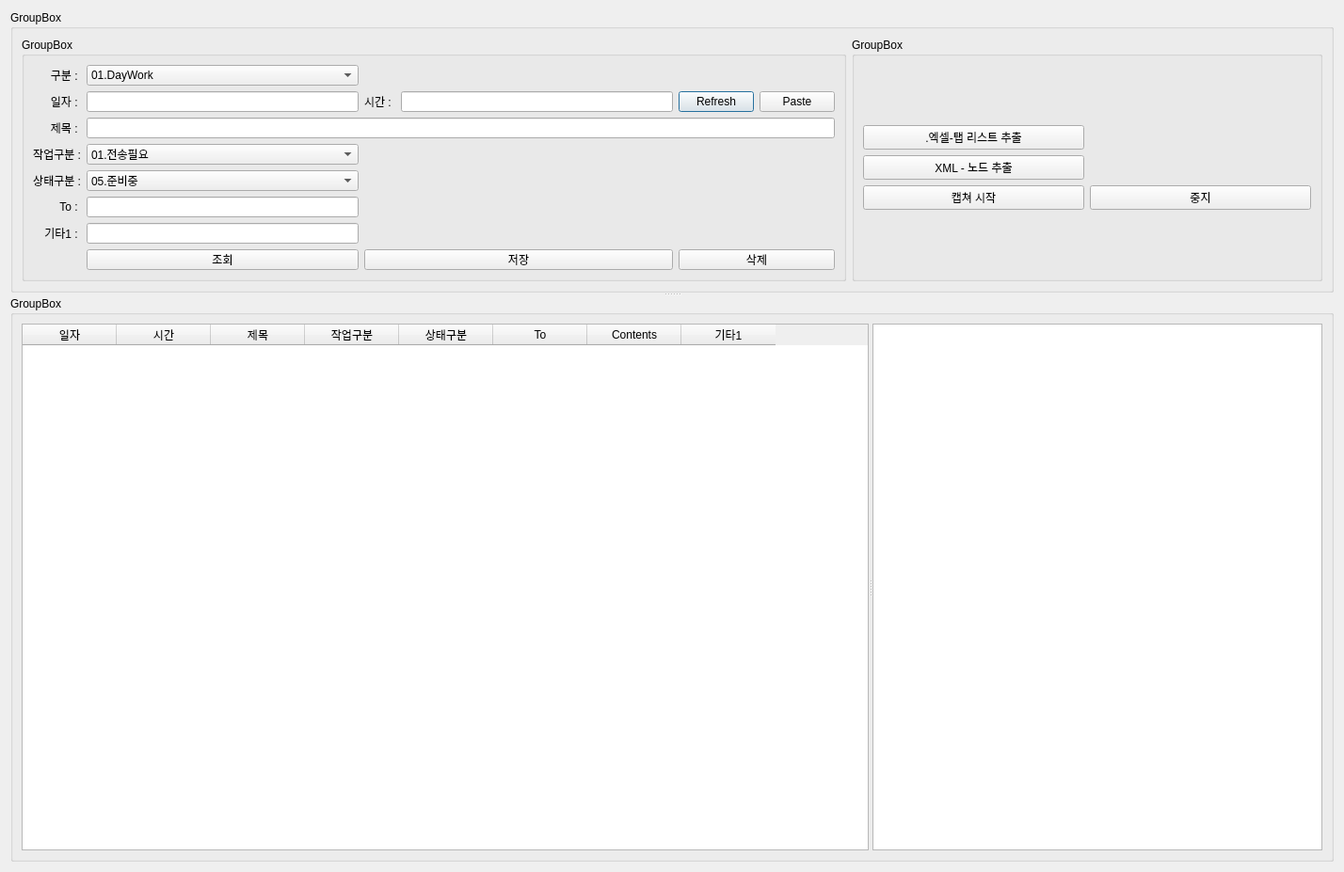
<?xml version="1.0" encoding="UTF-8"?>
<ui version="4.0">
 <class>Dialog</class>
 <widget class="QDialog" name="Dialog">
  <property name="geometry">
   <rect>
    <x>0</x>
    <y>0</y>
    <width>1428</width>
    <height>927</height>
   </rect>
  </property>
  <property name="windowTitle">
   <string>Dialog</string>
  </property>
  <layout class="QGridLayout" name="gridLayout">
   <item row="0" column="0">
    <widget class="QSplitter" name="splitter_2">
     <property name="orientation">
      <enum>Qt::Vertical</enum>
     </property>
     <widget class="QGroupBox" name="groupBox">
      <property name="maximumSize">
       <size>
        <width>16777215</width>
        <height>300</height>
       </size>
      </property>
      <property name="title">
       <string>GroupBox</string>
      </property>
      <layout class="QGridLayout" name="gridLayout_4">
       <item row="0" column="0">
        <widget class="QGroupBox" name="groupBox_3">
         <property name="minimumSize">
          <size>
           <width>200</width>
           <height>0</height>
          </size>
         </property>
         <property name="title">
          <string>GroupBox</string>
         </property>
         <layout class="QGridLayout" name="gridLayout_6">
          <item row="0" column="0">
           <layout class="QGridLayout" name="gridLayout_2">
            <item row="1" column="4">
             <widget class="QPushButton" name="btnRefresh">
              <property name="text">
               <string>Refresh</string>
              </property>
             </widget>
            </item>
            <item row="1" column="5">
             <widget class="QPushButton" name="btnPaste">
              <property name="text">
               <string>Paste</string>
              </property>
             </widget>
            </item>
            <item row="5" column="1">
             <widget class="QComboBox" name="cboWorkDiv">
              <item>
               <property name="text">
                <string>01.전송필요</string>
               </property>
              </item>
              <item>
               <property name="text">
                <string>02.수신필요</string>
               </property>
              </item>
              <item>
               <property name="text">
                <string>11.확인필요</string>
               </property>
              </item>
              <item>
               <property name="text">
                <string>12.작성필요</string>
               </property>
              </item>
              <item>
               <property name="text">
                <string>21.Meeting약속</string>
               </property>
              </item>
              <item>
               <property name="text">
                <string>22.Meeting</string>
               </property>
              </item>
              <item>
               <property name="text">
                <string>23.주간보고</string>
               </property>
              </item>
              <item>
               <property name="text">
                <string>31.질문함</string>
               </property>
              </item>
              <item>
               <property name="text">
                <string>32.질문받음</string>
               </property>
              </item>
              <item>
               <property name="text">
                <string>41.Review</string>
               </property>
              </item>
              <item>
               <property name="text">
                <string>99.단순참고</string>
               </property>
              </item>
             </widget>
            </item>
            <item row="11" column="1">
             <widget class="QLineEdit" name="txtEtc1"/>
            </item>
            <item row="9" column="0">
             <widget class="QLabel" name="label_6">
              <property name="text">
               <string>To : </string>
              </property>
              <property name="alignment">
               <set>Qt::AlignRight|Qt::AlignTrailing|Qt::AlignVCenter</set>
              </property>
             </widget>
            </item>
            <item row="11" column="0">
             <widget class="QLabel" name="label_7">
              <property name="text">
               <string>기타1 : </string>
              </property>
              <property name="alignment">
               <set>Qt::AlignRight|Qt::AlignTrailing|Qt::AlignVCenter</set>
              </property>
             </widget>
            </item>
            <item row="12" column="1">
             <widget class="QPushButton" name="btnQuery">
              <property name="text">
               <string>조회</string>
              </property>
             </widget>
            </item>
            <item row="1" column="1">
             <widget class="QLineEdit" name="txtDay"/>
            </item>
            <item row="3" column="1" colspan="5">
             <widget class="QLineEdit" name="txtTitle"/>
            </item>
            <item row="5" column="0">
             <widget class="QLabel" name="label_4">
              <property name="text">
               <string>작업구분 :</string>
              </property>
              <property name="alignment">
               <set>Qt::AlignRight|Qt::AlignTrailing|Qt::AlignVCenter</set>
              </property>
             </widget>
            </item>
            <item row="9" column="1">
             <widget class="QLineEdit" name="txtTo"/>
            </item>
            <item row="7" column="0">
             <widget class="QLabel" name="label_5">
              <property name="text">
               <string>상태구분 :</string>
              </property>
              <property name="alignment">
               <set>Qt::AlignRight|Qt::AlignTrailing|Qt::AlignVCenter</set>
              </property>
             </widget>
            </item>
            <item row="3" column="0">
             <widget class="QLabel" name="label_3">
              <property name="text">
               <string>제목 : </string>
              </property>
              <property name="alignment">
               <set>Qt::AlignRight|Qt::AlignTrailing|Qt::AlignVCenter</set>
              </property>
             </widget>
            </item>
            <item row="0" column="0">
             <widget class="QLabel" name="label">
              <property name="text">
               <string>구분 : </string>
              </property>
              <property name="alignment">
               <set>Qt::AlignRight|Qt::AlignTrailing|Qt::AlignVCenter</set>
              </property>
             </widget>
            </item>
            <item row="0" column="1">
             <widget class="QComboBox" name="cboJobDiv1">
              <item>
               <property name="text">
                <string>01.DayWork</string>
               </property>
              </item>
              <item>
               <property name="text">
                <string>02.ToDoList</string>
               </property>
              </item>
             </widget>
            </item>
            <item row="7" column="1">
             <widget class="QComboBox" name="cboStatus">
              <item>
               <property name="text">
                <string>05.준비중</string>
               </property>
              </item>
              <item>
               <property name="text">
                <string>10.대기중</string>
               </property>
              </item>
              <item>
               <property name="text">
                <string>20.작업중</string>
               </property>
              </item>
              <item>
               <property name="text">
                <string>30.작업완료</string>
               </property>
              </item>
              <item>
               <property name="text">
                <string>90.해당없음</string>
               </property>
              </item>
             </widget>
            </item>
            <item row="1" column="0">
             <widget class="QLabel" name="label_2">
              <property name="text">
               <string>일자 : </string>
              </property>
              <property name="alignment">
               <set>Qt::AlignRight|Qt::AlignTrailing|Qt::AlignVCenter</set>
              </property>
             </widget>
            </item>
            <item row="1" column="2">
             <widget class="QLabel" name="label_8">
              <property name="text">
               <string>시간 : </string>
              </property>
             </widget>
            </item>
            <item row="1" column="3">
             <widget class="QLineEdit" name="txtTime"/>
            </item>
            <item row="12" column="4" colspan="2">
             <widget class="QPushButton" name="btnDelete">
              <property name="text">
               <string>삭제</string>
              </property>
             </widget>
            </item>
            <item row="12" column="2" colspan="2">
             <widget class="QPushButton" name="btnSave">
              <property name="text">
               <string>저장</string>
              </property>
             </widget>
            </item>
           </layout>
          </item>
         </layout>
        </widget>
       </item>
       <item row="0" column="1">
        <widget class="QGroupBox" name="groupBox_4">
         <property name="minimumSize">
          <size>
           <width>500</width>
           <height>0</height>
          </size>
         </property>
         <property name="title">
          <string>GroupBox</string>
         </property>
         <layout class="QGridLayout" name="gridLayout_5">
          <item row="0" column="0">
           <layout class="QGridLayout" name="gridLayout_7">
            <item row="0" column="0">
             <widget class="QPushButton" name="btnExcelTabList">
              <property name="text">
               <string>.엑셀-탭 리스트 추출</string>
              </property>
             </widget>
            </item>
            <item row="1" column="0">
             <widget class="QPushButton" name="btnGetXMLNode">
              <property name="text">
               <string>XML - 노드 추출</string>
              </property>
             </widget>
            </item>
            <item row="2" column="1">
             <widget class="QPushButton" name="btnCaptureStop">
              <property name="text">
               <string>중지</string>
              </property>
             </widget>
            </item>
            <item row="2" column="0">
             <widget class="QPushButton" name="btnCaptureStart">
              <property name="text">
               <string>캡쳐 시작</string>
              </property>
             </widget>
            </item>
           </layout>
          </item>
         </layout>
        </widget>
       </item>
      </layout>
     </widget>
     <widget class="QGroupBox" name="groupBox_2">
      <property name="title">
       <string>GroupBox</string>
      </property>
      <layout class="QGridLayout" name="gridLayout_9">
       <item row="0" column="0">
        <layout class="QGridLayout" name="gridLayout_8">
         <item row="0" column="0">
          <widget class="QSplitter" name="splitter_3">
           <property name="orientation">
            <enum>Qt::Horizontal</enum>
           </property>
           <widget class="QTableWidget" name="tblFiles">
            <property name="minimumSize">
             <size>
              <width>900</width>
              <height>0</height>
             </size>
            </property>
            <column>
             <property name="text">
              <string>일자</string>
             </property>
            </column>
            <column>
             <property name="text">
              <string>시간</string>
             </property>
            </column>
            <column>
             <property name="text">
              <string>제목</string>
             </property>
            </column>
            <column>
             <property name="text">
              <string>작업구분</string>
             </property>
            </column>
            <column>
             <property name="text">
              <string>상태구분</string>
             </property>
            </column>
            <column>
             <property name="text">
              <string>To</string>
             </property>
            </column>
            <column>
             <property name="text">
              <string>Contents</string>
             </property>
            </column>
            <column>
             <property name="text">
              <string>기타1</string>
             </property>
            </column>
           </widget>
           <widget class="QTextEdit" name="txtContents"/>
          </widget>
         </item>
        </layout>
       </item>
      </layout>
     </widget>
    </widget>
   </item>
  </layout>
 </widget>
 <resources/>
 <connections/>
</ui>
